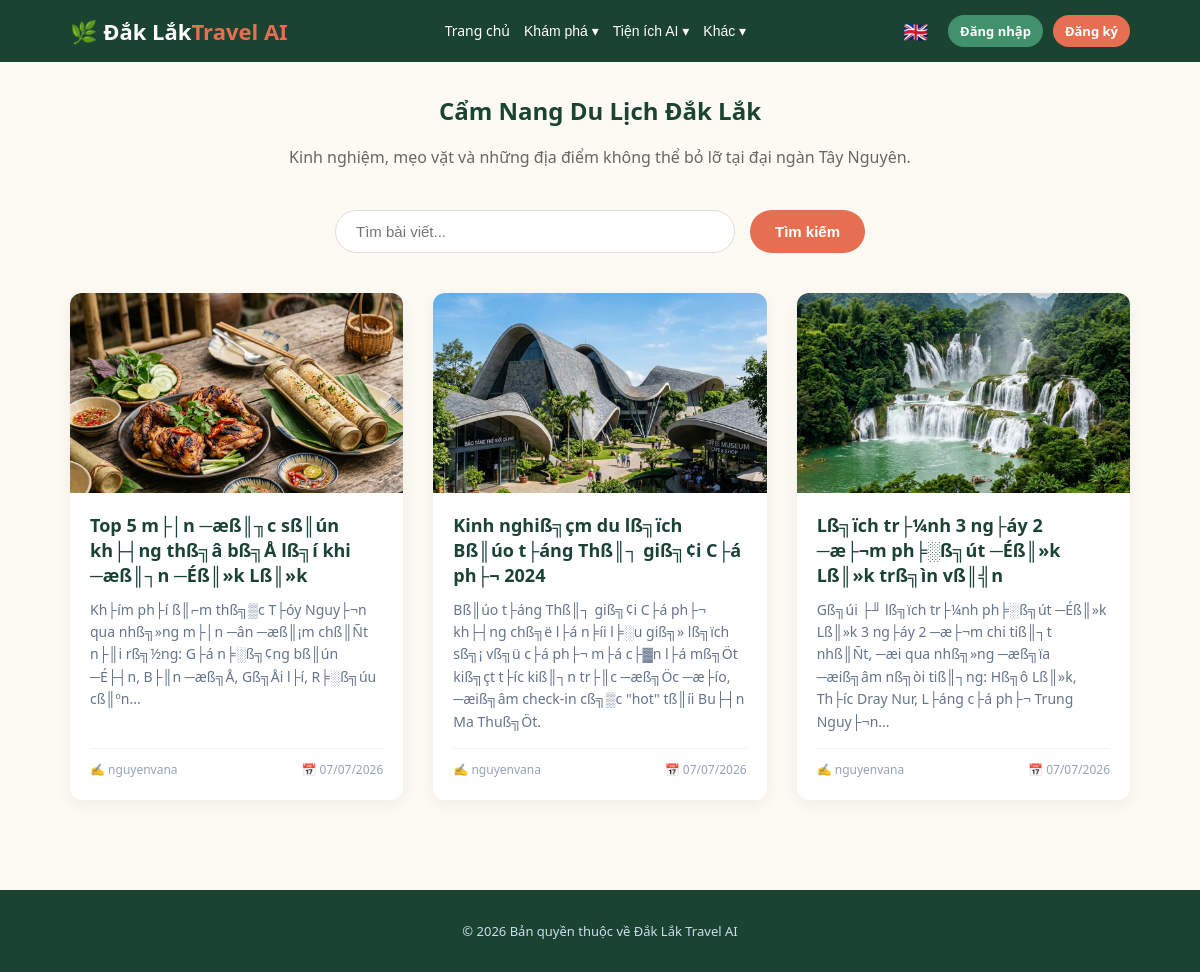
The app's page /articles.php with its own data.
### tables this page shows
CREATE TABLE `articles` (
  `id` int(11) NOT NULL AUTO_INCREMENT,
  `title` varchar(255) NOT NULL,
  `title_en` varchar(255) DEFAULT NULL,
  `slug` varchar(255) NOT NULL,
  `summary` text DEFAULT NULL,
  `summary_en` text DEFAULT NULL,
  `content` longtext NOT NULL,
  `content_en` text DEFAULT NULL,
  `image_url` varchar(500) DEFAULT NULL,
  `author_id` int(11) DEFAULT NULL,
  `status` enum('draft','published') NOT NULL DEFAULT 'published',
  `created_at` timestamp NOT NULL DEFAULT current_timestamp(),
  PRIMARY KEY (`id`),
  UNIQUE KEY `slug` (`slug`),
  KEY `author_id` (`author_id`),
  CONSTRAINT `articles_ibfk_1` FOREIGN KEY (`author_id`) REFERENCES `users` (`id`) ON DELETE SET NULL
);

CREATE TABLE `users` (
  `id` int(11) NOT NULL AUTO_INCREMENT,
  `full_name` varchar(150) NOT NULL,
  `email` varchar(150) NOT NULL,
  `password_hash` varchar(255) NOT NULL,
  `role` enum('user','admin') DEFAULT 'user',
  `status` enum('active','banned') NOT NULL DEFAULT 'active',
  `reset_token` varchar(100) DEFAULT NULL,
  `reset_token_expires` datetime DEFAULT NULL,
  `created_at` timestamp NOT NULL DEFAULT current_timestamp(),
  `avatar` varchar(255) DEFAULT NULL,
  `is_verified` tinyint(1) DEFAULT 0,
  `verification_token` varchar(255) DEFAULT NULL,
  PRIMARY KEY (`id`),
  UNIQUE KEY `email` (`email`)
);

### includes/functions.php (called while the page is built, shortened)
<?php
function __(string $key): string
{
    static $langArr = null;
    if ($langArr === null) {
        $langCode = $_SESSION['lang'] ?? 'vi';
        $langFile = __DIR__ . '/lang_' . $langCode . '.php';
        if (file_exists($langFile)) {
            $langArr = require $langFile;
        } else {
            $langArr = require __DIR__ . '/lang_vi.php';
        }
    }
    return $langArr[$key] ?? $key;
}
function url(string $path): string
{
    return BASE_URL . $path;
}
function e(?string $str): string
{
    return htmlspecialchars($str ?? '', ENT_QUOTES, 'UTF-8');
}
function currentUser(): ?array
{
    return $_SESSION['user'] ?? null;
}

### public/articles.php (the view, shortened to what this page needs)
<?php
require_once __DIR__ . '/../includes/functions.php';
$db = getDB();
$search = trim($_GET['q'] ?? '');
$page = isset($_GET['page']) && (int)$_GET['page'] > 0 ? (int)$_GET['page'] : 1;
$limit = 4;
$offset = ($page - 1) * $limit;
$query = "SELECT a.*, u.full_name as author_name FROM articles a LEFT JOIN users u ON a.author_id = u.id WHERE a.status = 'published'";
$query .= " ORDER BY a.created_at DESC LIMIT ? OFFSET ?";
$stmt = $db->prepare($query);
$paramIndex = 1;
$stmt->bindValue($paramIndex++, $limit, PDO::PARAM_INT);
$stmt->bindValue($paramIndex++, $offset, PDO::PARAM_INT);
$stmt->execute();
$articles = $stmt->fetchAll();
include __DIR__ . '/../includes/header.php';
?>
<div style="text-align: center; margin-bottom: 40px;">
    <h1 class="section-title"><?= __('articles_title') ?></h1>
    <p class="section-sub"><?= __('articles_sub') ?></p>
</div>
<form method="get" action="<?= url('/public/articles.php') ?>" style="display: flex; gap: 15px; justify-content: center; margin-bottom: 40px;">
    <input type="text" name="q" value="<?= e($search) ?>" placeholder="<?= __('search_articles') ?>" style="width: 400px; max-width: 100%; padding: 12px 20px; border: 1px solid #ddd; border-radius: 30px; font-size: 15px; outline: none;">
    <button type="submit" class="btn" style="border-radius: 30px; padding: 10px 25px;"><?= __('search_btn') ?></button>
</form>
<?php if (empty($articles)): ?>
    <div style="text-align: center; padding: 50px; background: white; border-radius: 12px;">
        <div style="font-size: 50px; margin-bottom: 15px;">📝</div>
        <h3 style="margin: 0 0 10px;"><?= __('no_articles') ?></h3>
        <p style="color: #64748b; margin: 0;"><?= __('no_articles_sub') ?></p>
        <?php if ($search): ?>
            <a href="<?= url('/public/articles.php') ?>" class="btn secondary" style="margin-top: 15px; display: inline-block;"><?= __('clear_search') ?></a>
        <?php endif; ?>
    </div>
<?php else: ?>
    <div class="article-grid">
        <?php foreach ($articles as $a): ?>
            <a href="<?= url('/public/article.php?slug=' . urlencode($a['slug'])) ?>" class="article-card">
                <?php if ($a['image_url']): ?>
                    <img src="<?= e($a['image_url']) ?>" alt="<?= e($a['title']) ?>" class="article-img">
                <?php else: ?>
                    <div class="article-img" style="background: linear-gradient(135deg, var(--green-600), var(--green-400)); display: flex; align-items: center; justify-content: center; color: white; font-size: 40px;">📝</div>
                <?php endif; ?>
                <div class="article-content">
                    <h3 class="article-title"><?= e($a['title']) ?></h3>
                    <p class="article-summary"><?= e($a['summary']) ?></p>
                    <div class="article-meta">
                        <span>✍️ <?= e($a['author_name'] ?? 'Admin') ?></span>
                        <span>📅 <?= date('d/m/Y', strtotime($a['created_at'])) ?></span>
                    </div>
                </div>
            </a>
        <?php endforeach; ?>
    </div>
<?php endif; ?>
<?php include __DIR__ . '/../includes/footer.php'; ?>

### includes/header.php (shortened to what this page needs)
<!DOCTYPE html>
<html lang="vi">
<head>
<link rel="stylesheet" href="<?= url('/assets/css/style.css?v=' . time()) ?>">
</head>
<body>
<header class="site-header">
  <div class="container header-inner">
    <a href="<?= url('/public/index.php') ?>" class="logo">🌿 Đắk Lắk<span>Travel AI</span></a>
    <nav class="main-nav">
      <a href="<?= url('/public/index.php') ?>"><?= __('home') ?></a>
      <div class="nav-dropdown">
        <button class="dropbtn"><?= __('explore') ?></button>
      </div>
      <div class="nav-dropdown">
        <button class="dropbtn"><?= __('ai_tools') ?></button>
      </div>
      <div class="nav-dropdown">
        <button class="dropbtn"><?= __('others') ?></button>
      </div>
    </nav>
    <div class="auth-area">
      <?php $currentLang = $_SESSION['lang'] ?? 'vi'; ?>
      <?php if ($currentLang === 'vi'): ?>
          <a href="<?= url('/public/change_lang.php?lang=en') ?>" title="English" style="text-decoration:none;font-size:20px;margin-right:10px;">🇬🇧</a>
      <?php else: ?>
          <a href="<?= url('/public/change_lang.php?lang=vi') ?>" title="Tiếng Việt" style="text-decoration:none;font-size:20px;margin-right:10px;">🇻🇳</a>
      <?php endif; ?>
      <?php $__u = currentUser(); ?>
      <?php if ($__u): ?>
        <span class="auth-greeting" style="display:flex; align-items:center; gap:8px;">
            <?php if (!empty($__u['avatar'])): ?>
                <img src="<?= e($__u['avatar']) ?>" alt="Avatar" style="width:28px; height:28px; border-radius:50%; object-fit:cover; border:1px solid rgba(255,255,255,0.3);">
            <?php else: ?>
                👋
            <?php endif; ?>
            <?= __('hello') ?>, <a href="<?= url('/public/profile.php') ?>" style="color:#fde68a;text-decoration:none;border-bottom:1px dashed #fde68a;" title="Profile"><strong><?= e($__u['full_name']) ?></strong></a>
        </span>
        <?php if ($__u['role'] === 'admin'): ?>
          <a href="<?= url('/admin/index.php') ?>" class="btn secondary"><?= __('admin') ?></a>
        <?php endif; ?>
        <a href="<?= url('/public/logout.php') ?>" class="btn secondary"><?= __('logout') ?></a>
      <?php else: ?>
        <a href="<?= url('/public/login.php') ?>" class="btn secondary"><?= __('login') ?></a>
        <a href="<?= url('/public/register.php') ?>" class="btn"><?= __('register') ?></a>
      <?php endif; ?>
    </div>
  </div>
</header>
<main class="container main-content">

### includes/footer.php
</main>
<footer class="site-footer">
  <div class="container">
    <p>© <?= date('Y') ?> <?= __('footer_text') ?></p>
  </div>
</footer>
</body>
</html>

### assets/css/style.css (style rules this page uses)
:root { --green-900: #1b4332; --green-700: #2d6a4f; --green-500: #40916c; --green-100: #d8f3dc; --orange-500: #e76f51; --cream: #fdfaf4; --text-dark: #1f2a24; --radius: 14px; }
* { box-sizing: border-box; }
body { margin: 0; font-family: 'Segoe UI', Roboto, Arial, sans-serif; background: var(--cream); color: var(--text-dark); line-height: 1.55; }
.container { max-width: 1100px; margin: 0 auto; padding: 0 20px; }
.site-header { background: var(--green-900); color: white; padding: 14px 0; }
.header-inner { display: flex; align-items: center; justify-content: space-between; flex-wrap: wrap; gap: 15px; }
.logo { color: white; font-size: 22px; font-weight: 700; text-decoration: none; }
.logo span { color: var(--orange-500); }
.main-nav { display: flex; align-items: center; flex-wrap: wrap; gap: 14px; }
.main-nav a { color: white; text-decoration: none; font-size: 14px; white-space: nowrap; }
.nav-dropdown { position: relative; display: inline-block; }
.nav-dropdown .dropbtn { color: white; text-decoration: none; font-size: 14px; background: none; border: none; padding: 0; cursor: pointer; font-weight: normal; display: flex; align-items: center; gap: 4px; }
.auth-area { display: flex; align-items: center; flex-wrap: wrap; gap: 10px; }
.auth-area .btn { padding: 6px 12px; font-size: 13px; white-space: nowrap; }
.btn { display: inline-block; background: var(--orange-500); color: white; padding: 11px 22px; border-radius: 30px; text-decoration: none; font-weight: 600; border: none; cursor: pointer; font-size: 15px; }
.btn.secondary { background: var(--green-500); }
.main-content { min-height: 60vh; padding-bottom: 50px; }
.section-title { font-size: 24px; margin: 30px 0 6px; color: var(--green-900); }
.section-sub { color: #666; margin-bottom: 10px; }
.site-footer { background: var(--green-900); color: #cde; text-align: center; padding: 18px 0; font-size: 13px; margin-top: 40px; }

### public/articles.php (style rules this page uses)
.article-grid { display: grid; grid-template-columns: repeat(auto-fill, minmax(320px, 1fr)); gap: 30px; margin-top: 30px; }
.article-card { background: white; border-radius: 12px; overflow: hidden; box-shadow: 0 4px 15px rgba(0,0,0,0.06); transition: transform 0.2s, box-shadow 0.2s; text-decoration: none; color: var(--text-dark); display: flex; flex-direction: column; }
.article-img { height: 200px; width: 100%; object-fit: cover; }
.article-content { padding: 20px; display: flex; flex-direction: column; flex-grow: 1; }
.article-title { font-size: 18px; margin: 0 0 10px; color: var(--green-900); line-height: 1.4; }
.article-summary { font-size: 14px; color: #64748b; margin: 0 0 15px; line-height: 1.6; flex-grow: 1; }
.article-meta { display: flex; justify-content: space-between; align-items: center; font-size: 12px; color: #94a3b8; border-top: 1px solid #f1f5f9; padding-top: 12px; margin-top: auto; }

### records on screen
articles: image_url (picture), title "Top 5 m├│n ─æß║╖c sß║ún kh├┤ng thß╗â bß╗Å lß╗í khi ─æß║┐n ─Éß║»k Lß║»k", summary "Kh├ím ph├í ß║⌐m thß╗▒c T├óy Nguy├¬n qua nhß╗»ng m├│n ─ân ─æß║¡m chß║Ñt n├║i rß╗½ng: G├á n╞░ß╗¢ng bß║ún ─É├┤n, B├║n ─æß╗Å, Gß╗Åi l├í, R╞░ß╗úu cß║ºn...", author.full_name "nguyenvana", created_at "07/07/2026"
articles: image_url (picture), title "Kinh nghiß╗çm du lß╗ïch Bß║úo t├áng Thß║┐ giß╗¢i C├á ph├¬ 2024", summary "Bß║úo t├áng Thß║┐ giß╗¢i C├á ph├¬ kh├┤ng chß╗ë l├á n╞íi l╞░u giß╗» lß╗ïch sß╗¡ vß╗ü c├á ph├¬ m├á c├▓n l├á mß╗Öt kiß╗çt t├íc kiß║┐n tr├║c ─æß╗Öc ─æ├ío, ─æiß╗âm check-in cß╗▒c \"hot\" tß║íi Bu├┤n Ma Thuß╗Öt.", author.full_name "nguyenvana", created_at "07/07/2026"
articles: image_url (picture), title "Lß╗ïch tr├¼nh 3 ng├áy 2 ─æ├¬m ph╞░ß╗út ─Éß║»k Lß║»k trß╗ìn vß║╣n", summary "Gß╗úi ├╜ lß╗ïch tr├¼nh ph╞░ß╗út ─Éß║»k Lß║»k 3 ng├áy 2 ─æ├¬m chi tiß║┐t nhß║Ñt, ─æi qua nhß╗»ng ─æß╗ïa ─æiß╗âm nß╗òi tiß║┐ng: Hß╗ô Lß║»k, Th├íc Dray Nur, L├áng c├á ph├¬ Trung Nguy├¬n...", author.full_name "nguyenvana", created_at "07/07/2026"

### other values on screen
__('home') "Trang chủ"
__('explore') "Khám phá ▾"
__('ai_tools') "Tiện ích AI ▾"
__('others') "Khác ▾"
__('login') "Đăng nhập"
__('register') "Đăng ký"
__('articles_title') "Cẩm Nang Du Lịch Đắk Lắk"
__('articles_sub') "Kinh nghiệm, mẹo vặt và những địa điểm không thể bỏ lỡ tại đại ngàn Tây Nguyên."
__('search_btn') "Tìm kiếm"
__('footer_text') "Bản quyền thuộc về Đắk Lắk Travel AI"
